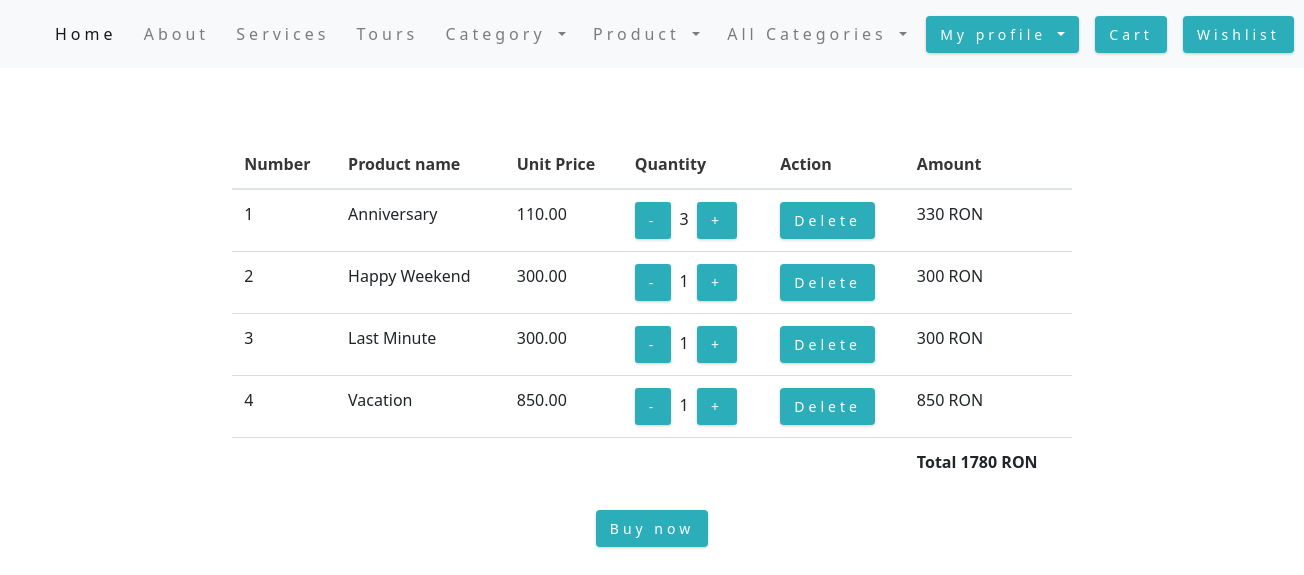
The page /orders/cart_list/ (signed in) on the database as committed earlier.
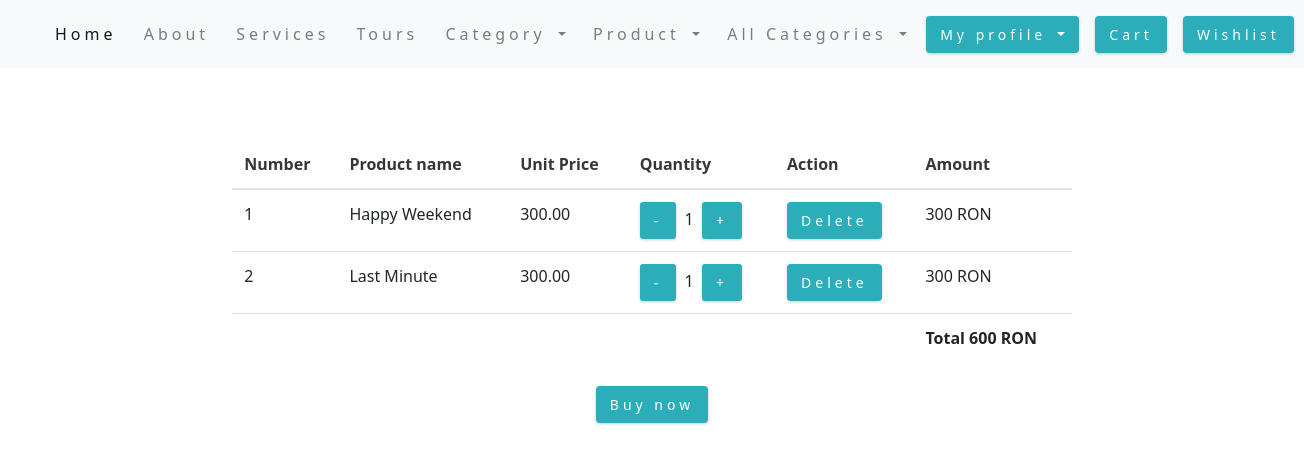
The same page on the database as committed later.
### orders/models.py (models this page shows, shortened)
class OrderCart(models.Model):
    user = models.ForeignKey(User, on_delete=models.CASCADE)
    product = models.ForeignKey(Product, on_delete=models.CASCADE)
    cart_item = models.BooleanField(default=False)
    wishlist_item = models.BooleanField(default=False)
    quantity = models.IntegerField()
    created_at = models.DateTimeField(auto_now_add=True)
    amount = models.IntegerField(null=True)

### product/models.py (models this page shows, shortened)
class Product(models.Model):
    category = models.ForeignKey(Category, on_delete=models.CASCADE, null=True)
    title = models.CharField(max_length=50)
    description = models.TextField(max_length=400)
    profile = models.ImageField(upload_to='profile/', null=True)
    price = models.DecimalField(max_digits=5, decimal_places=2)
    in_stock = models.BooleanField(default=True)
    is_active = models.BooleanField(default=True)
    created_at = models.DateTimeField(auto_now_add=True)
    updated_at = models.DateTimeField(auto_now=True)

### orders/views.py (the view)
# urls.py: path('cart_list/', views.CartListView.as_view(), name='cart-list'),
class CartListView(ListView):
    model = OrderCart
    template_name = 'orders/cart_list.html'
    context_object_name = 'cart_products'
    def get_queryset(self):
        result = (OrderCart.objects.filter(cart_item=1, user_id=self.request.user.id))
        return result
    def get_context_data(self, **kwargs):
        context = super().get_context_data(**kwargs)
        total = 0
        for product in OrderCart.objects.filter(user_id=self.request.user.id):
            total += product.amount
        context['total'] = total
        return context

### online_store/context_processors.py (called while the page is built)
def get_all_categories(request):
    categories = Category.objects.all()
    return {'categories': categories}

### templates/orders/cart_list.html (shortened to what this page needs)
{% extends 'base.html' %}
{% load static %}
{% block content %}
    <div class="container-fluid content-holder">
        <br><br><br>
        <div class="row">
            <div class="col-md-8 offset-md-2">
                {% if cart_products %}
                    <table class="table">
                        <thead>
                        <tr>
                            <th>Number</th>
                            <th>Product name</th>
                            <th>Unit Price</th>
                            <th>Quantity</th>
                            <th>Action</th>
                            <th>Amount</th>
                        </tr>
                        </thead>
                        <tbody>
                        {% for cart_product in cart_products %}
                            <tr>
                                <td>{{ forloop.counter }}</td>
                                <td>{{ cart_product.product.title }}</td>
                                <td>{{ cart_product.product.price }}</td>
                                <td>
                                    <a href="{% url 'decrease-quantity' cart_product.product.id %}"
                                       class="btn btn-secondary btn-sm"> - </a>&nbsp;
                                    {{ cart_product.quantity }}
                                    &nbsp;<a href="{% url 'increase-quantity' cart_product.product.id %}"
                                             class="btn btn-secondary btn-sm"> + </a>
                                </td>
                                <td><a href="{% url 'delete-from-cart' cart_product.id %}"
                                       class="btn btn-outline-secondary">Delete</a></td>
                                <td>{{ cart_product.amount }} RON</td>
                            </tr>
                        {% endfor %}
                        <tr>
                            <td></td>
                            <td></td>
                            <td></td>
                            <td></td>
                            <td></td>
                            <td><b>Total {{ total }} RON</b></td>
                        </tr>
                        </tbody>
                    </table>
                    <div class="text-center">
                        <a href="#" class="btn btn-primary">Buy now</a>
                    </div>
                {% endif %}
            </div>
        </div>
    </div>
{% endblock %}

### templates/base.html (shortened to what this page needs)
{% load static %}
<!DOCTYPE html>
<html lang="en">
<head>
    <link rel="stylesheet" href="https://cdnjs.cloudflare.com/ajax/libs/bulma/0.7.5/css/bulma.min.css"
 />
    <link rel="stylesheet" href="https://cdn.jsdelivr.net/npm/bootstrap@4.6.2/dist/css/bootstrap.min.css"
>
    <link rel="stylesheet" href="/static/css/my_style.css" />
    <link rel="stylesheet" href="/static/images" />
    <link rel="stylesheet" href="/static/java_script/my_script.js" />
      <link
      rel="stylesheet"
      href="https://cdnjs.cloudflare.com/ajax/libs/font-awesome/5.12.0/css/all.min.css"
    />
</head>
<body>
{% include 'navbar.html' %}
{% block content %} {% endblock %}
</body>
</html>

### templates/navbar.html (shortened to what this page needs)
{% load static %}
<nav class="navbar navbar-expand-lg navbar-light bg-light">
    <div class="container-fluid">
        <div class="collapse navbar-collapse" id="navbarSupportedContent">
            <ul class="navbar-nav mx-auto mb-2 mb-lg-0">
                <li class="nav-item">
                    <a class="nav-link active" aria-current="page" href="{% url 'home_page' %}">Home</a>
                </li>
                <li class="nav-item">
                    <a class="nav-link" href="#about">About</a>
                </li>
                <li class="nav-item">
                    <a class="nav-link" href="#services">Services</a>
                </li>
                <li class="nav-item">
                    <a class="nav-link" href="#tours">Tours</a>
                </li>
                {% if user.is_authenticated %}
                    <li class="nav-item dropdown">
                        <a class="nav-link dropdown-toggle" href="#" id="categoryDropdown" role="button"
                           data-toggle="dropdown" aria-haspopup="true" aria-expanded="false">
                            Category
                        </a>
                    </li>
                    <li class="nav-item dropdown">
                        <a class="nav-link dropdown-toggle" href="#" id="productDropdown" role="button"
                           data-toggle="dropdown" aria-haspopup="true" aria-expanded="false">
                            Product
                        </a>
                    </li>
                    <li class="nav-item dropdown">
                        <a class="nav-link dropdown-toggle" href="#" id="allCategoriesDropdown" role="button"
                           data-toggle="dropdown" aria-haspopup="true" aria-expanded="false">
                            All Categories
                        </a>
                    </li>
                {% endif %}
            </ul>
            {% if user.is_authenticated %}
                <div class="btn-group dropstart">
                    <button type="button" class="btn btn-secondary dropdown-toggle" data-toggle="dropdown"
                            aria-haspopup="true" aria-expanded="false">
                        My profile
                    </button>
                </div>
                 <a href="{% url 'cart-list' %}" class="btn btn-outline-primary mx-3">
                     Cart
                </a>
                <a href="{% url 'wish-list' %}" class="btn btn-danger">
                     Wishlist
                </a>
            {% else %}
                <div>
                    <a href="{% url 'login' %}" class="btn btn-outline-success">Login</a>
                    <a href="{% url 'create-user' %}" class="btn btn-outline-success">Sign up</a>
                </div>
            {% endif %}
        </div>
    </div>
</nav>

### static/css/my_style.css (style rules this page uses)
:root { --clr-primary-1: hsl(184, 91%, 17%); --clr-primary-2: hsl(185, 84%, 25%); --clr-primary-3: hsl(185, 81%, 29%); --clr-primary-4: hsl(184, 77%, 34%); --clr-primary-5: hsl(185, 62%, 45%); --clr-primary-6: hsl(185, 57%, 50%); --clr-primary-7: hsl(184, 65%, 59%); --clr-primary-8: hsl(184, 80%, 74%); --clr-primary-9: hsl(185, 94%, 87%); --clr-primary-10: hsl(186, 100%, 94%); --clr-grey-1: hsl(209, 61%, 16%); --clr-grey-2: hsl(211, 39%, 23%); --clr-grey-3: hsl(209, 34%, 30%); --clr-grey-4: hsl(209, 28%, 39%); --clr-grey-5: hsl(210, 22%, 49%); --clr-grey-6: hsl(209, 23%, 60%); --clr-grey-7: hsl(211, 27%, 70%); --clr-grey-8: hsl(210, 31%, 80%); --clr-grey-9: hsl(212, 33%, 89%); --clr-grey-10: hsl(210, 36%, 96%); --clr-white: #fff; --ff-primary: 'Lato', sans-serif; --transition: all 0.3s linear; --spacing: 0.25rem; --radius: 0.5rem; --light-shadow: 0 5px 15px rgba(0, 0, 0, 0.1); --dark-shadow: 0 5px 15px rgba(0, 0, 0, 0.2); }
* { margin: 0; padding: 0; box-sizing: border-box; }
html { scroll-behavior: smooth; }
body { font-family: system-ui, -apple-system, BlinkMacSystemFont, 'Segoe UI', Roboto, Oxygen, Ubuntu, Cantarell, 'Open Sans', 'Helvetica Neue', sans-serif; background: var(--clr-white); line-height: 1.5; font-size: 0.875rem; }
ul { list-style-type: none; }
a { text-decoration: none; }
@media screen and (min-width: 800px) { body { font-size: 1rem; } }
.btn { text-transform: none; background: var(--clr-primary-5); color: var(--clr-white); padding: 0.375rem 0.75rem; letter-spacing: var(--spacing); display: inline-block; transition: var(--transition); font-size: 0.875rem; border: 2px solid transparent; cursor: pointer; box-shadow: 0 1px 3px rgba(0, 0, 0, 0.2); }
.nav-link { align-self: flex-end; display: block; padding: 1rem 2rem; text-transform: none; letter-spacing: var(--spacing); transition: var(--transition); color: var(--clr-grey-8); cursor: pointer; font-size: 1rem; }
@media screen and (min-width: 992px) { .nav-link { padding: 0 0; } }
@media screen and (min-width: 992px) { .nav-link { margin-right: 0.7rem; } }

Rows that differ between the two databases and show on the page:
removed OrderCart: product "Anniversary", product.price "110.00", quantity "3", amount "330"
removed OrderCart: product "Vacation", product.price "850.00", quantity "1", amount "850"
Other text that changed with them:
{{ total }}: "1780" → "600"
